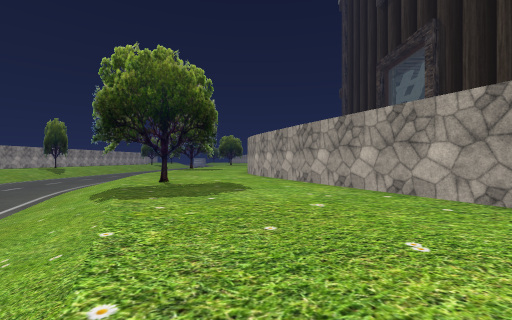
view 1 (above)

23 first-person views from a walk through a 3-D level made in the Unity game engine. The camera is 1.3 m above the floor, looks level and sees 90° across. The floor is counted in squares, 2 m on a side. Each view is taken from the middle of a square. On the plan, view 1 faces up. The plan holds only what a view shows up to about 9 squares ahead; the rest is blank. The place goes on beyond the plan. Some animated figures are not drawn. Some surface patterns are stand-ins.

view 2
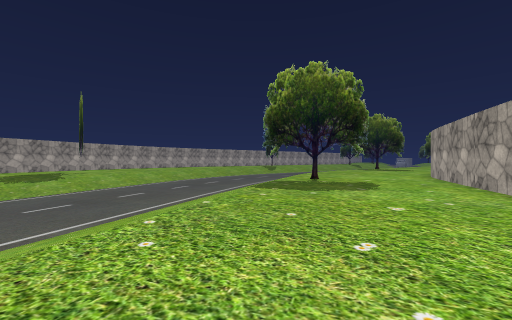

view 3
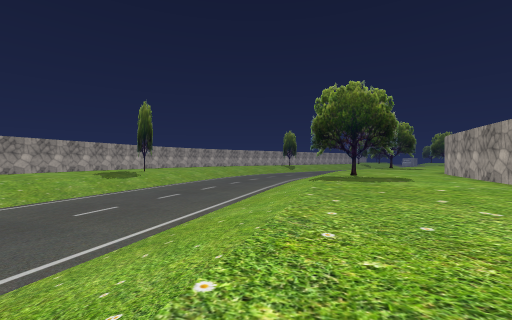

view 4
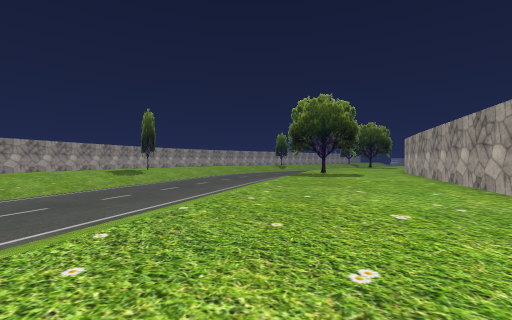

view 5
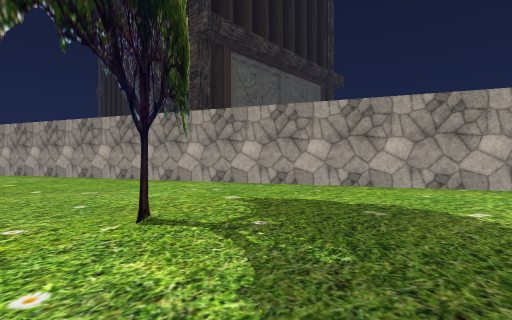

view 6
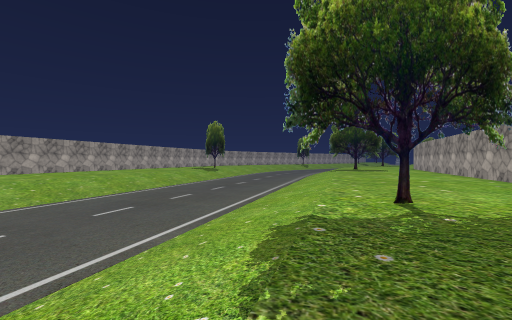

view 7
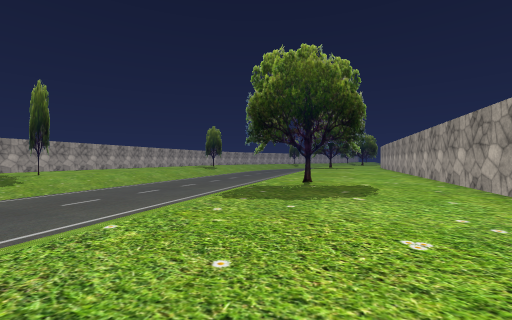

view 8
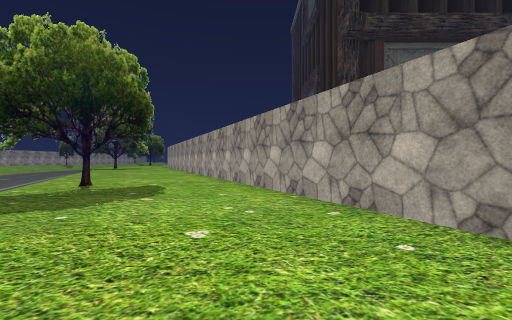

view 9
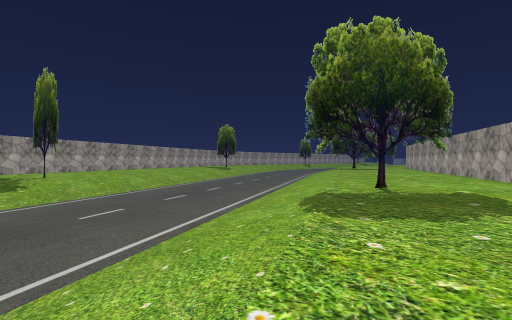

view 10
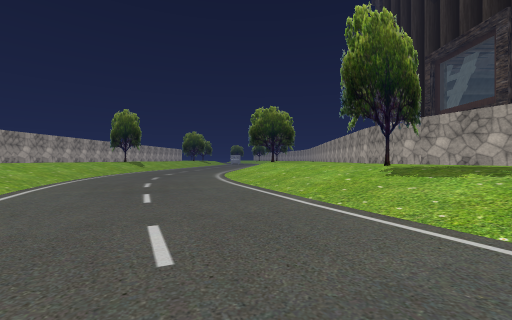

view 11
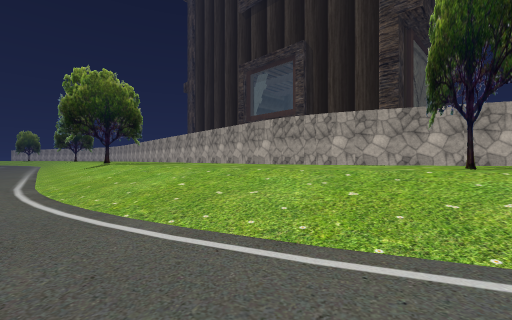

view 12
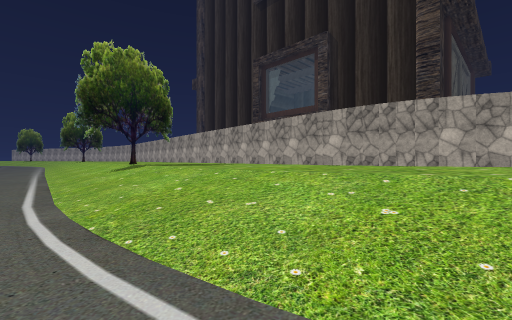

view 13
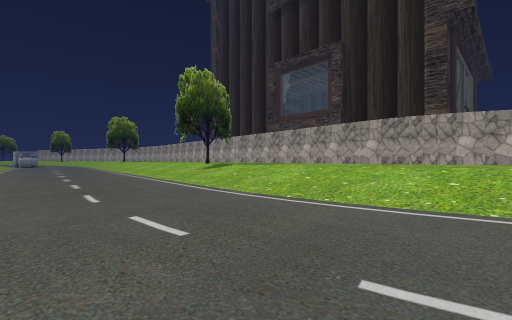

view 14
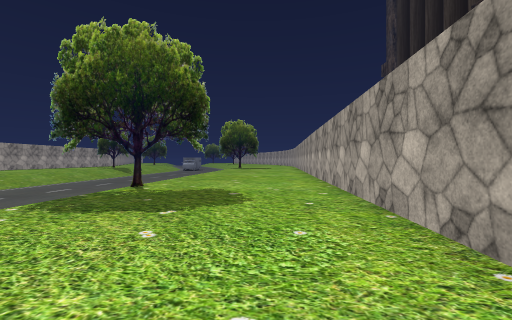

view 15
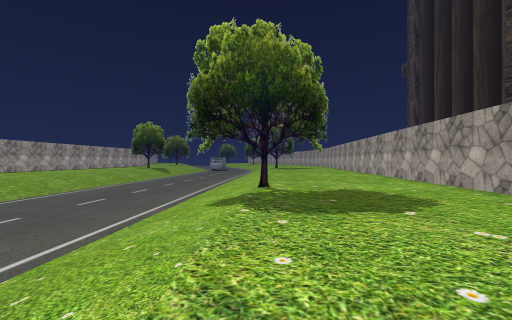

view 16
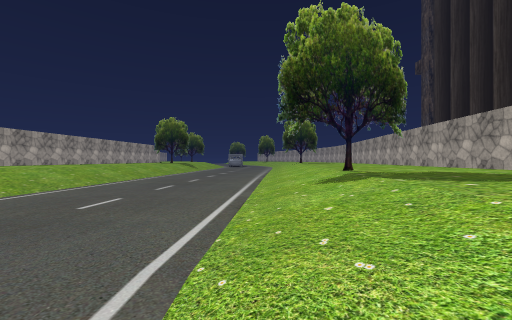

view 17
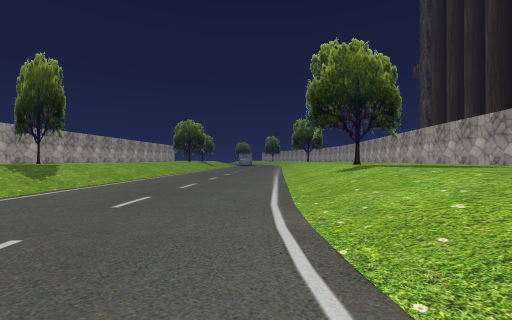

view 18
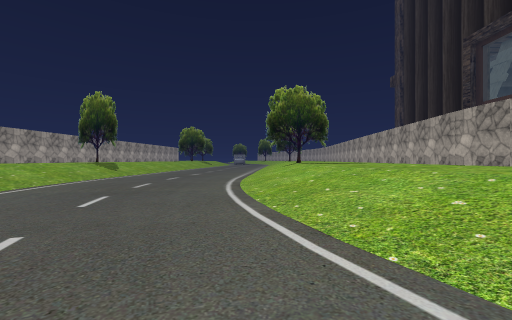

view 19
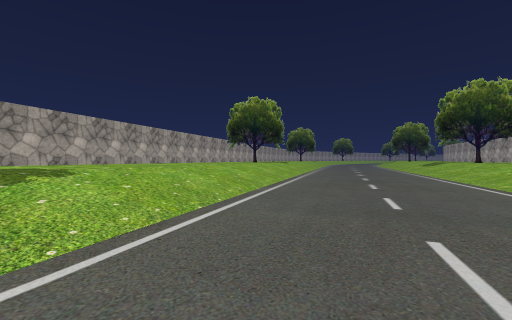

view 20
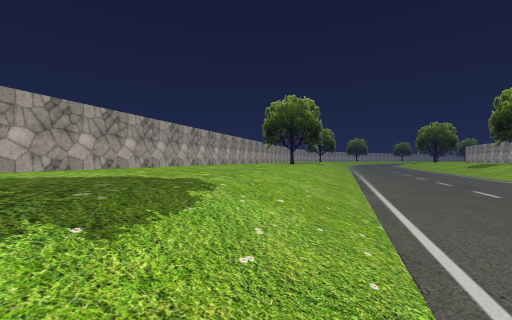

view 21
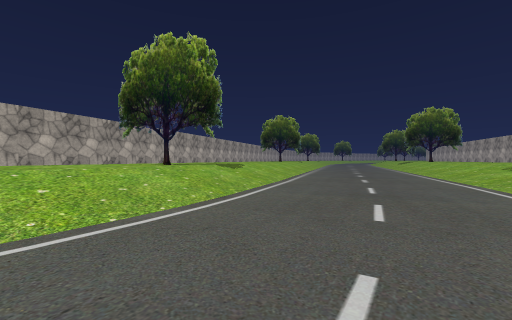

view 22
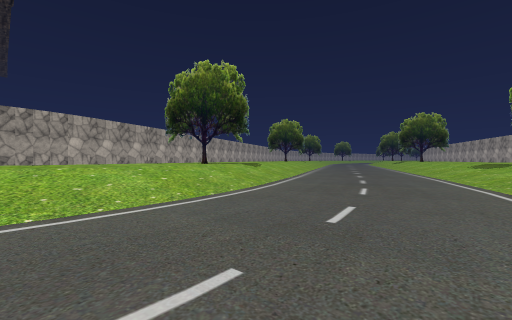

view 23
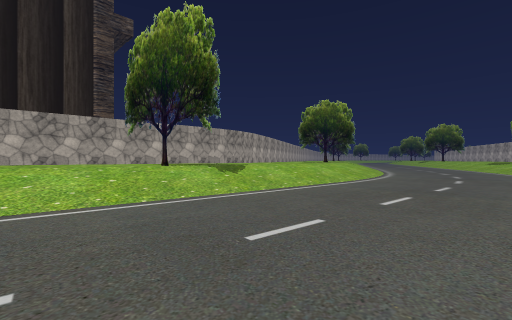

### Floor plan
Key: @ floor where view 1 was taken; # wall or solid block; . main floor; : floor 1 m higher than the main floor; / step, stairs or slope; = window, fence, low wall or low ledge; T thing the floor can be seen under or through.
Columns run from 14 left of view 1 to 10 right of it. Each row starts with its distance up from view 1.
 22 ://.....//:::::#
 21 ://.....//::::##
 20 ///....///::::#
 19 //...../=# :::#
 18 //.....//:::::#
 17 //.....//:::::#
 16  /.....//:::::#
 15 //.....//:::::#
 14 //.....//:::::#
 13 //.....//:::::#
 12  /.....//:::::#
 11   .....//:::::##
 10 //.....///:::::#
  9 ://.....//:::::##
  8  //.....//::#:::#
  7   /......//#::::##
  6    /.....//::::::#
  5    /.....///:::::##
  4    //.....//::::::#
  3    //.....///:::::##
  2    ///.....//::::::#
  1    ://.....///:::::##
  0     ///.....//@:::::#
 -1     ://.....///:::::#
 -2      //......//::::::#
 -3      ://.....///:::::#
 -4       //......//:::::##
 -5        //.....///:: ::#
 -6        //......//:T:::##
 -7        ://.....//T:::::#
 -8         //......//:::::##
 -9         ///.....///:::::#
-10         ://......//:::::#
-11          ///.....///::::
-12          ://......//:::

Positions as (right, up) in squares from view 1, and headings:
1: (0, 0), facing up
2: (2, 0), facing up-left
3: (2, -3), facing up-left
4: (4, -4), facing up-left
5: (3, -8), facing up-right
6: (5, -10), facing up-left
7: (8, -12), facing up-left
8: (8, -12), facing up
9: (6, -12), facing up-left
10: (-6, 1), facing up
11: (-8, 7), facing up-right
12: (-8, 10), facing up-right
13: (-11, 10), facing up-right
14: (-2, 13), facing up
15: (-5, 13), facing up
16: (-7, 13), facing up
17: (-8, 11), facing up
18: (-7, 6), facing up
19: (-7, 5), facing down-right
20: (-5, 6), facing down-right
21: (-10, 11), facing down-right
22: (-11, 13), facing down-right
23: (-11, 22), facing down-right
